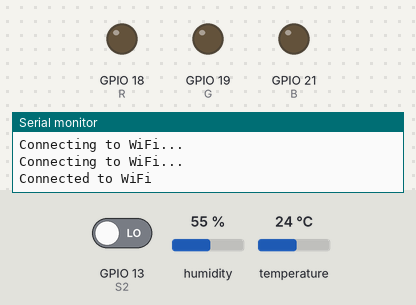
Recording of a sketch running on a simulated ESP32. Parts: output pins drawn as LEDs (lit = HIGH), the last lines printed to the serial monitor. Inputs (shaded band) come from the test bench; at power-on: GPIO 13 (S2) LOW, humidity 55 %, temperature 24 °C. WiFi joins after 1.5 s; servers stay silent unless stated; uploads are accepted with an empty reply.

Above: at 3.2 s.
3.3 s: GPIO 13 (S2) driven HIGH
At 4.5 s:
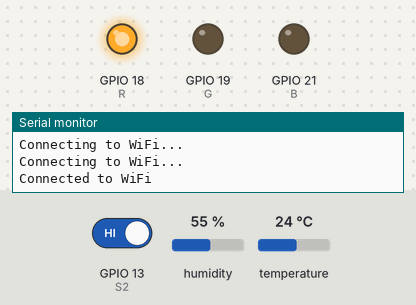
At 6.0 s:
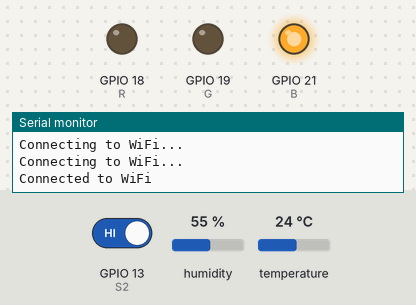
9.3 s: GPIO 13 (S2) driven LOW
At 11.2 s:
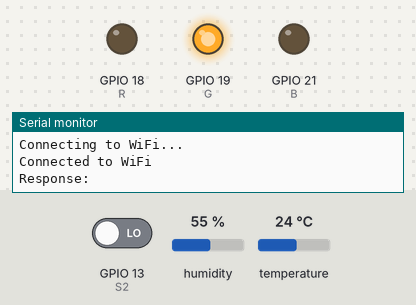
Timing chart, 0 to 12.7 s (numbered marks = the images above; inputs shaded):
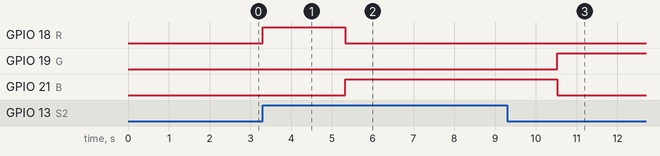

Measured:
- after the input at 3.3 s, GPIO 18 (R): LOW → HIGH at once, → LOW 2.0 s later; GPIO 21 (B): LOW → HIGH after 2.0 s
- after the input at 9.3 s, GPIO 18 (R): stays LOW (without the input it goes to HIGH after 1.2 s); GPIO 19 (G): LOW → HIGH after 1.2 s; GPIO 21 (B): goes on until 10.5 s, then stays LOW

The sketch:

Agrolyzer.ino
```cpp
#include <WiFi.h>
#include <HTTPClient.h>
#include "DHT.h"

// Pin definitions
#define DHT11PIN 34
#define MOISTURE_PIN 4
#define PH_PIN 32

#define S1 12
#define S2 13
#define S3 14

#define R 18
#define G 19
#define B 21

DHT dht(DHT11PIN, DHT11);

// Configuring Wi-Fi
const char* ssid = "AIUB Student Wi-Fi";
const char* password = "";

// Server URL where we send real-time data
const char* serverName = "https://agrolyzer.goldendotbd.com/test";

// Global variables for sensor data
float temperature, humidity, moisture, ph;
int uid = 1;
int did = 1;

// Function to map float values
float mapfloat(long x, long in_min, long in_max, long out_min, long out_max) {
  return (float)(x - in_min) * (out_max - out_min) / (float)(in_max - in_min) + out_min;
}

// Function to get tuned moisture data
float moisture_tuned_data(int pin) {
  float analog_value = analogRead(pin);
  float moisture_percent = mapfloat(analog_value, 3194, 1970, 0, 100);
  delay(1000);
  return moisture_percent;
}

// Function to get tuned pH data
float ph_tuned_data(int pin) {
  float analog_value = analogRead(pin);
  if (analog_value < 3500) {
    float ph = mapfloat(analog_value, 3500, 1600, 14.00, 7.00);
    delay(1000);
    return ph;
  }
  return 0;  // Return 0 if analog_value is out of range
}

void setup() {
  Serial.begin(115200);

  pinMode(S1, INPUT);
  pinMode(S2, INPUT);
  pinMode(S3, INPUT);
  pinMode(R, OUTPUT);
  pinMode(G, OUTPUT);
  pinMode(B, OUTPUT);

  dht.begin();
  WiFi.begin(ssid, password);

  // Wait for the connection
  while (WiFi.status() != WL_CONNECTED) {
      delay(1000);
      Serial.println("Connecting to WiFi...");
  }

  Serial.println("Connected to WiFi");
}

void loop() {
  // Get sensor data when S2 is pressed
  if (digitalRead(S2) == HIGH) {
    digitalWrite(R, HIGH);
    digitalWrite(B, LOW);
    digitalWrite(G, LOW);

    humidity = dht.readHumidity();
    temperature = dht.readTemperature();
    moisture = moisture_tuned_data(MOISTURE_PIN);
    ph = ph_tuned_data(PH_PIN);

    digitalWrite(R, LOW);
    digitalWrite(B, HIGH);
    digitalWrite(G, LOW);
    delay(5000);

    sendData();

    digitalWrite(R, LOW);
    digitalWrite(B, LOW);
    digitalWrite(G, HIGH);
  }
}

void sendData() {
  if (WiFi.status() == WL_CONNECTED) {
    // Create an HTTP client
    HTTPClient http;

    // Construct the URL with query parameters
    String url = String(serverName) +
                 "?temperature=" + temperature +
                 "&ph=" + ph +
                 "&moisture=" + moisture +
                 "&humidity=" + humidity +
                 "&uid=" + uid +
                 "&did=" + did;

    // Send the GET request
    http.begin(url);
    int httpResponseCode = http.GET();

    // Check the response code
    if (httpResponseCode > 0) {
      String response = http.getString();
      Serial.println("Response: " + response);
    } else {
      Serial.print("Error on sending GET: ");
      Serial.println(httpResponseCode);
    }

    // Close the connection
    http.end();
  } else {
    Serial.println("WiFi not connected");
  }
}
```
